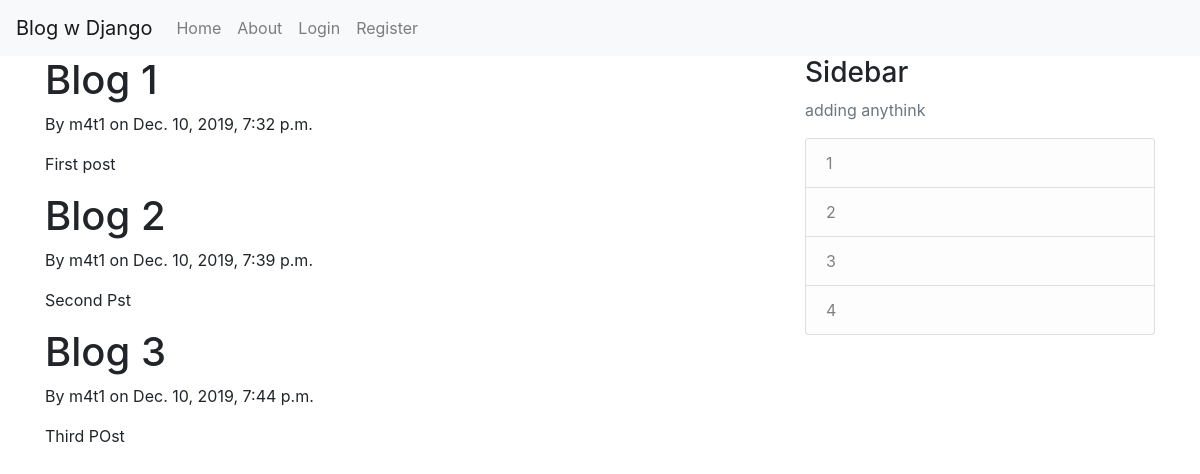
The page / on the database its author committed.
### blog/models.py (models this page shows, shortened)
class Post(models.Model):
    title = models.CharField(max_length=100)
    content = models.TextField()
    date_posted = models.DateTimeField(default=timezone.now)
    author = models.ForeignKey(User, on_delete=models.CASCADE)

### blog/views.py (the view)
# urls.py: path('', views.home, name='blog-home'),
def home(request):
    context = {
        'posts':Post.objects.all(),
    }
    return render(request, 'blog/home.html', context)

### blog/templates/blog/home.html
{% extends "blog/base.html" %}
{% block content %}
    {% for post in posts %}
        <h1>{{ post.title }}</h1>
        <p>By {{ post.author }} on {{ post.date_posted }}</p>
        <p>{{ post.content }}</p>
    {% endfor %}
{% endblock content %}

### blog/templates/blog/base.html (shortened to what this page needs)
{% load static %}
<!DOCTYPE html>
<html>
<head>
    <link rel="stylesheet" href="https://stackpath.bootstrapcdn.com/bootstrap/4.4.1/css/bootstrap.min.css">
    <link rel="stylesheet" type="text/css" href="{% static 'blog/main.css' %}">
    <link rel='stylesheet' type='text/css' media='screen' href='main.css'>
</head>
<body>
        <nav class="navbar navbar-expand-lg navbar-light bg-light">
            <a class="navbar-brand" href="/">Blog w Django</a>
            <div class="collapse navbar-collapse" id="navbarNavAltMarkup">
                <div class="navbar-nav">
                    <a class="nav-item nav-link" href="{% url 'blog-home' %}">Home </a>
                    <a class="nav-item nav-link" href="{% url 'blog-about' %}">About</a>
                </div>
                <div class="navbar-nav">
                    {% if user.is_authenticated %}
                    <a class="nav-item nav-link" href="{% url 'profile' %}">Profile</a>
                    <a class="nav-item nav-link" href="{% url 'logout' %}">Logout</a>
                    {% else %}
                        <a class="nav-item nav-link" href="{% url 'login' %}">Login</a>
                        <a class="nav-item nav-link" href="{% url 'register' %}">Register</a>
                    {% endif %}
                    </div>
            </div>
        </nav>
        <main role="main" class="container">
            <div class="row">
                <div class="col-md-8">
                    {% block content %}{% endblock %}
                </div>
                <div class="col-md-4">
                    <div class="content-section">
                        <h3>Sidebar</h3>
                        <p class="text-muted">adding anythink</p>
                            <ul class="list-group">
                                <li class="list-group-item list-group-item-light">1</li>
                                <li class="list-group-item list-group-item-light">2</li>
                                <li class="list-group-item list-group-item-light">3</li>
                                <li class="list-group-item list-group-item-light">4</li>
                            </ul>
                    </div>
                </div>
            </div>
        </main>
</body>
</html>

### rows shown on the page
Post: title "Blog 1", author "m4t1", date_posted "Dec. 10, 2019, 7:32 p.m.", content "First post"
Post: title "Blog 2", author "m4t1", date_posted "Dec. 10, 2019, 7:39 p.m.", content "Second Pst"
Post: title "Blog 3", author "m4t1", date_posted "Dec. 10, 2019, 7:44 p.m.", content "Third POst"
